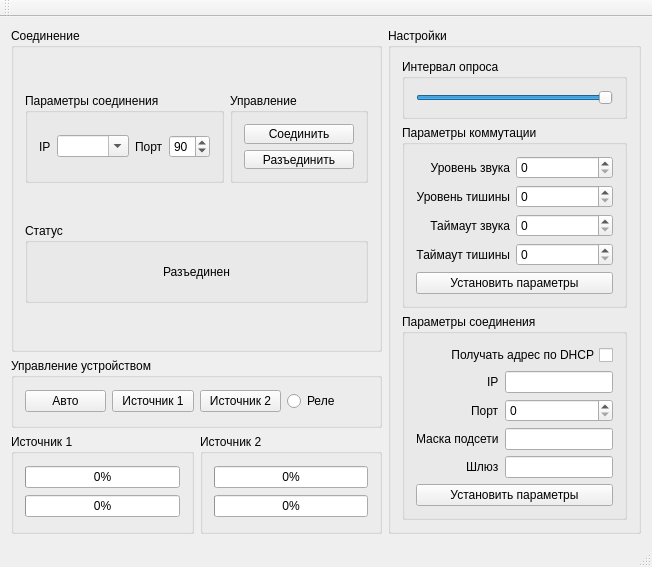
<?xml version="1.0" encoding="UTF-8"?>
<ui version="4.0">
 <class>MainWindow</class>
 <widget class="QMainWindow" name="MainWindow">
  <property name="geometry">
   <rect>
    <x>0</x>
    <y>0</y>
    <width>652</width>
    <height>526</height>
   </rect>
  </property>
  <property name="windowTitle">
   <string>Avarkom PMS controller</string>
  </property>
  <widget class="QWidget" name="centralWidget">
   <layout class="QGridLayout" name="gridLayout">
    <item row="2" column="0">
     <widget class="QGroupBox" name="indication1GB">
      <property name="enabled">
       <bool>true</bool>
      </property>
      <property name="maximumSize">
       <size>
        <width>16777215</width>
        <height>100</height>
       </size>
      </property>
      <property name="title">
       <string>Источник 1</string>
      </property>
      <layout class="QGridLayout" name="gridLayout_3">
       <item row="0" column="0">
        <widget class="QProgressBar" name="source1LevelLeft">
         <property name="enabled">
          <bool>true</bool>
         </property>
         <property name="value">
          <number>0</number>
         </property>
        </widget>
       </item>
       <item row="1" column="0">
        <widget class="QProgressBar" name="source1LevelRight">
         <property name="enabled">
          <bool>true</bool>
         </property>
         <property name="value">
          <number>0</number>
         </property>
        </widget>
       </item>
      </layout>
     </widget>
    </item>
    <item row="0" column="0" colspan="2">
     <widget class="QGroupBox" name="connectionGB">
      <property name="maximumSize">
       <size>
        <width>16777215</width>
        <height>16777215</height>
       </size>
      </property>
      <property name="title">
       <string>Соединение</string>
      </property>
      <layout class="QGridLayout" name="gridLayout_5">
       <item row="1" column="0" colspan="2">
        <widget class="QGroupBox" name="connStateGB">
         <property name="maximumSize">
          <size>
           <width>16777215</width>
           <height>80</height>
          </size>
         </property>
         <property name="title">
          <string>Статус</string>
         </property>
         <layout class="QGridLayout" name="gridLayout_8">
          <item row="0" column="0">
           <widget class="QLabel" name="connStateLabel">
            <property name="text">
             <string>Разъединен</string>
            </property>
            <property name="alignment">
             <set>Qt::AlignCenter</set>
            </property>
           </widget>
          </item>
         </layout>
        </widget>
       </item>
       <item row="0" column="1">
        <widget class="QGroupBox" name="connControlGB">
         <property name="maximumSize">
          <size>
           <width>16777215</width>
           <height>90</height>
          </size>
         </property>
         <property name="title">
          <string>Управление</string>
         </property>
         <layout class="QGridLayout" name="gridLayout_7">
          <item row="0" column="0">
           <widget class="QPushButton" name="connectButton">
            <property name="text">
             <string>Соединить</string>
            </property>
           </widget>
          </item>
          <item row="1" column="0">
           <widget class="QPushButton" name="disconnectButton">
            <property name="text">
             <string>Разъединить</string>
            </property>
           </widget>
          </item>
         </layout>
        </widget>
       </item>
       <item row="0" column="0">
        <widget class="QGroupBox" name="connParamGB">
         <property name="maximumSize">
          <size>
           <width>16777215</width>
           <height>90</height>
          </size>
         </property>
         <property name="title">
          <string>Параметры соединения</string>
         </property>
         <layout class="QGridLayout" name="gridLayout_6">
          <item row="0" column="3">
           <widget class="QLabel" name="portLabel">
            <property name="text">
             <string>Порт</string>
            </property>
           </widget>
          </item>
          <item row="0" column="4">
           <widget class="QSpinBox" name="portSpinBox">
            <property name="value">
             <number>90</number>
            </property>
           </widget>
          </item>
          <item row="0" column="0">
           <widget class="QLabel" name="ipLabel">
            <property name="text">
             <string>IP</string>
            </property>
           </widget>
          </item>
          <item row="0" column="2">
           <widget class="QComboBox" name="ipComboBox">
            <property name="editable">
             <bool>true</bool>
            </property>
           </widget>
          </item>
         </layout>
        </widget>
       </item>
      </layout>
     </widget>
    </item>
    <item row="2" column="1">
     <widget class="QGroupBox" name="indication2GB">
      <property name="enabled">
       <bool>true</bool>
      </property>
      <property name="maximumSize">
       <size>
        <width>16777215</width>
        <height>100</height>
       </size>
      </property>
      <property name="title">
       <string>Источник 2</string>
      </property>
      <layout class="QGridLayout" name="gridLayout_4">
       <item row="0" column="0">
        <widget class="QProgressBar" name="source2LevelLeft">
         <property name="enabled">
          <bool>true</bool>
         </property>
         <property name="value">
          <number>0</number>
         </property>
        </widget>
       </item>
       <item row="1" column="0">
        <widget class="QProgressBar" name="source2LevelRight">
         <property name="enabled">
          <bool>true</bool>
         </property>
         <property name="value">
          <number>0</number>
         </property>
        </widget>
       </item>
      </layout>
     </widget>
    </item>
    <item row="1" column="0" colspan="2">
     <widget class="QGroupBox" name="deviceControlGB">
      <property name="enabled">
       <bool>true</bool>
      </property>
      <property name="maximumSize">
       <size>
        <width>16777215</width>
        <height>70</height>
       </size>
      </property>
      <property name="title">
       <string>Управление устройством</string>
      </property>
      <layout class="QGridLayout" name="gridLayout_2">
       <item row="0" column="3">
        <widget class="QRadioButton" name="relayRB">
         <property name="text">
          <string>Реле</string>
         </property>
        </widget>
       </item>
       <item row="0" column="1">
        <widget class="QPushButton" name="source1Button">
         <property name="enabled">
          <bool>true</bool>
         </property>
         <property name="text">
          <string>Источник 1</string>
         </property>
        </widget>
       </item>
       <item row="0" column="2">
        <widget class="QPushButton" name="source2Button">
         <property name="enabled">
          <bool>true</bool>
         </property>
         <property name="text">
          <string>Источник 2</string>
         </property>
        </widget>
       </item>
       <item row="0" column="0">
        <widget class="QPushButton" name="autoButton">
         <property name="enabled">
          <bool>true</bool>
         </property>
         <property name="text">
          <string>Авто</string>
         </property>
        </widget>
       </item>
      </layout>
     </widget>
    </item>
    <item row="0" column="2" rowspan="3">
     <widget class="QGroupBox" name="paramsGB">
      <property name="title">
       <string>Настройки</string>
      </property>
      <layout class="QVBoxLayout" name="verticalLayout">
       <item>
        <widget class="QGroupBox" name="pollingTimeGB">
         <property name="title">
          <string>Интервал опроса</string>
         </property>
         <layout class="QVBoxLayout" name="verticalLayout_2">
          <item>
           <widget class="QSlider" name="pollingTimeSlider">
            <property name="minimum">
             <number>250</number>
            </property>
            <property name="maximum">
             <number>5000</number>
            </property>
            <property name="singleStep">
             <number>250</number>
            </property>
            <property name="value">
             <number>5000</number>
            </property>
            <property name="orientation">
             <enum>Qt::Horizontal</enum>
            </property>
           </widget>
          </item>
         </layout>
        </widget>
       </item>
       <item>
        <widget class="QGroupBox" name="commutationParamGB">
         <property name="title">
          <string>Параметры коммутации</string>
         </property>
         <layout class="QFormLayout" name="formLayout">
          <property name="fieldGrowthPolicy">
           <enum>QFormLayout::AllNonFixedFieldsGrow</enum>
          </property>
          <property name="labelAlignment">
           <set>Qt::AlignRight|Qt::AlignTrailing|Qt::AlignVCenter</set>
          </property>
          <item row="1" column="0">
           <widget class="QLabel" name="label">
            <property name="text">
             <string>Уровень звука</string>
            </property>
            <property name="alignment">
             <set>Qt::AlignRight|Qt::AlignTrailing|Qt::AlignVCenter</set>
            </property>
           </widget>
          </item>
          <item row="1" column="1">
           <widget class="QSpinBox" name="loudThresholdSpinBox"/>
          </item>
          <item row="3" column="0">
           <widget class="QLabel" name="label_2">
            <property name="text">
             <string>Уровень тишины</string>
            </property>
            <property name="alignment">
             <set>Qt::AlignRight|Qt::AlignTrailing|Qt::AlignVCenter</set>
            </property>
           </widget>
          </item>
          <item row="3" column="1">
           <widget class="QSpinBox" name="quietThresholdSpinBox"/>
          </item>
          <item row="4" column="0">
           <widget class="QLabel" name="label_3">
            <property name="text">
             <string>Таймаут звука</string>
            </property>
            <property name="alignment">
             <set>Qt::AlignRight|Qt::AlignTrailing|Qt::AlignVCenter</set>
            </property>
           </widget>
          </item>
          <item row="5" column="0">
           <widget class="QLabel" name="label_4">
            <property name="text">
             <string>Таймаут тишины</string>
            </property>
            <property name="alignment">
             <set>Qt::AlignRight|Qt::AlignTrailing|Qt::AlignVCenter</set>
            </property>
           </widget>
          </item>
          <item row="4" column="1">
           <widget class="QSpinBox" name="loudTimeoutSpinBox"/>
          </item>
          <item row="5" column="1">
           <widget class="QSpinBox" name="quietTimeoutSpinBox">
            <property name="maximum">
             <number>99</number>
            </property>
           </widget>
          </item>
          <item row="6" column="0" colspan="2">
           <widget class="QPushButton" name="setCommutParamsButton">
            <property name="text">
             <string>Установить параметры</string>
            </property>
           </widget>
          </item>
         </layout>
        </widget>
       </item>
       <item>
        <widget class="QGroupBox" name="connectionParamGB">
         <property name="title">
          <string>Параметры соединения</string>
         </property>
         <layout class="QFormLayout" name="formLayout_2">
          <property name="labelAlignment">
           <set>Qt::AlignRight|Qt::AlignTrailing|Qt::AlignVCenter</set>
          </property>
          <item row="1" column="0">
           <widget class="QLabel" name="label_5">
            <property name="text">
             <string>IP</string>
            </property>
           </widget>
          </item>
          <item row="2" column="0">
           <widget class="QLabel" name="label_6">
            <property name="text">
             <string>Порт</string>
            </property>
           </widget>
          </item>
          <item row="3" column="0">
           <widget class="QLabel" name="label_7">
            <property name="text">
             <string>Маска подсети</string>
            </property>
           </widget>
          </item>
          <item row="4" column="0">
           <widget class="QLabel" name="label_8">
            <property name="text">
             <string>Шлюз</string>
            </property>
           </widget>
          </item>
          <item row="1" column="1">
           <widget class="QLineEdit" name="newIpLineEdit"/>
          </item>
          <item row="3" column="1">
           <widget class="QLineEdit" name="netmaskLineEdit"/>
          </item>
          <item row="4" column="1">
           <widget class="QLineEdit" name="gateLineEdit"/>
          </item>
          <item row="2" column="1">
           <widget class="QSpinBox" name="newPortSpinBox"/>
          </item>
          <item row="5" column="0" colspan="2">
           <widget class="QPushButton" name="setNetworkParamsButton">
            <property name="text">
             <string>Установить параметры</string>
            </property>
           </widget>
          </item>
          <item row="0" column="0" colspan="2">
           <widget class="QCheckBox" name="dhcpCB">
            <property name="layoutDirection">
             <enum>Qt::RightToLeft</enum>
            </property>
            <property name="text">
             <string>Получать адрес по DHCP</string>
            </property>
           </widget>
          </item>
         </layout>
        </widget>
       </item>
      </layout>
     </widget>
    </item>
   </layout>
  </widget>
  <widget class="QMenuBar" name="menuBar">
   <property name="geometry">
    <rect>
     <x>0</x>
     <y>0</y>
     <width>652</width>
     <height>21</height>
    </rect>
   </property>
  </widget>
  <widget class="QToolBar" name="mainToolBar">
   <attribute name="toolBarArea">
    <enum>TopToolBarArea</enum>
   </attribute>
   <attribute name="toolBarBreak">
    <bool>false</bool>
   </attribute>
  </widget>
  <widget class="QStatusBar" name="statusBar"/>
 </widget>
 <layoutdefault spacing="6" margin="11"/>
 <resources/>
 <connections/>
</ui>
